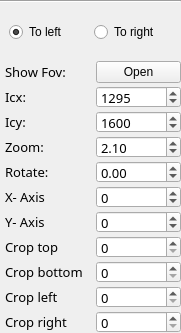
            <widget class="QWidget" name="page_image_4">
             <property name="geometry">
              <rect>
               <x>0</x>
               <y>0</y>
               <width>181</width>
               <height>333</height>
              </rect>
             </property>
             <attribute name="label">
              <string>Image 4</string>
             </attribute>
             <layout class="QVBoxLayout" name="verticalLayout_12">
              <property name="spacing">
               <number>5</number>
              </property>
              <property name="leftMargin">
               <number>0</number>
              </property>
              <property name="topMargin">
               <number>0</number>
              </property>
              <property name="rightMargin">
               <number>0</number>
              </property>
              <property name="bottomMargin">
               <number>0</number>
              </property>
              <item>
               <widget class="Line" name="line_12">
                <property name="orientation">
                 <enum>Qt::Horizontal</enum>
                </property>
               </widget>
              </item>
              <item>
               <widget class="QFrame" name="frame_radio_button_alligment_image_4">
                <layout class="QHBoxLayout" name="horizontalLayout_24">
                 <item>
                  <widget class="QRadioButton" name="radioButton_to_left_image_4">
                   <property name="text">
                    <string>To left</string>
                   </property>
                   <property name="checked">
                    <bool>true</bool>
                   </property>
                  </widget>
                 </item>
                 <item>
                  <widget class="QRadioButton" name="radioButton_to_right_image_4">
                   <property name="text">
                    <string>To right</string>
                   </property>
                  </widget>
                 </item>
                </layout>
               </widget>
              </item>
              <item>
               <layout class="QGridLayout" name="gridLayout_15">
                <property name="leftMargin">
                 <number>5</number>
                </property>
                <property name="horizontalSpacing">
                 <number>5</number>
                </property>
                <property name="verticalSpacing">
                 <number>3</number>
                </property>
                <item row="8" column="0">
                 <widget class="QLabel" name="label_119">
                  <property name="font">
                   <font>
                    <family>Sans Serif</family>
                    <pointsize>10</pointsize>
                   </font>
                  </property>
                  <property name="text">
                   <string>Crop bottom</string>
                  </property>
                 </widget>
                </item>
                <item row="1" column="1">
                 <widget class="QSpinBox" name="val_icx_image_4">
                  <property name="enabled">
                   <bool>true</bool>
                  </property>
                  <property name="minimumSize">
                   <size>
                    <width>60</width>
                    <height>0</height>
                   </size>
                  </property>
                  <property name="maximumSize">
                   <size>
                    <width>16777215</width>
                    <height>22</height>
                   </size>
                  </property>
                  <property name="font">
                   <font>
                    <family>Sans Serif</family>
                    <pointsize>10</pointsize>
                   </font>
                  </property>
                  <property name="maximum">
                   <number>4000</number>
                  </property>
                  <property name="value">
                   <number>1295</number>
                  </property>
                 </widget>
                </item>
                <item row="2" column="0">
                 <widget class="QLabel" name="label_120">
                  <property name="minimumSize">
                   <size>
                    <width>60</width>
                    <height>0</height>
                   </size>
                  </property>
                  <property name="font">
                   <font>
                    <family>Sans Serif</family>
                    <pointsize>10</pointsize>
                   </font>
                  </property>
                  <property name="text">
                   <string>Icy:</string>
                  </property>
                 </widget>
                </item>
                <item row="3" column="1">
                 <widget class="QDoubleSpinBox" name="val_zoom_image_4">
                  <property name="minimumSize">
                   <size>
                    <width>60</width>
                    <height>0</height>
                   </size>
                  </property>
                  <property name="maximumSize">
                   <size>
                    <width>16777215</width>
                    <height>22</height>
                   </size>
                  </property>
                  <property name="font">
                   <font>
                    <family>Sans Serif</family>
                    <pointsize>10</pointsize>
                   </font>
                  </property>
                  <property name="decimals">
                   <number>2</number>
                  </property>
                  <property name="minimum">
                   <double>1.000000000000000</double>
                  </property>
                  <property name="maximum">
                   <double>14.000000000000000</double>
                  </property>
                  <property name="singleStep">
                   <double>0.020000000000000</double>
                  </property>
                  <property name="value">
                   <double>2.100000000000000</double>
                  </property>
                 </widget>
                </item>
                <item row="10" column="1">
                 <widget class="QSpinBox" name="val_crop_right_image_4">
                  <property name="minimumSize">
                   <size>
                    <width>60</width>
                    <height>0</height>
                   </size>
                  </property>
                  <property name="maximumSize">
                   <size>
                    <width>16777215</width>
                    <height>22</height>
                   </size>
                  </property>
                  <property name="font">
                   <font>
                    <family>Sans Serif</family>
                    <pointsize>10</pointsize>
                   </font>
                  </property>
                  <property name="maximum">
                   <number>2500</number>
                  </property>
                  <property name="value">
                   <number>0</number>
                  </property>
                 </widget>
                </item>
                <item row="7" column="0">
                 <widget class="QLabel" name="label_121">
                  <property name="font">
                   <font>
                    <family>Sans Serif</family>
                    <pointsize>10</pointsize>
                   </font>
                  </property>
                  <property name="text">
                   <string>Crop top</string>
                  </property>
                 </widget>
                </item>
                <item row="9" column="1">
                 <widget class="QSpinBox" name="val_crop_left_image_4">
                  <property name="minimumSize">
                   <size>
                    <width>60</width>
                    <height>0</height>
                   </size>
                  </property>
                  <property name="maximumSize">
                   <size>
                    <width>16777215</width>
                    <height>22</height>
                   </size>
                  </property>
                  <property name="font">
                   <font>
                    <family>Sans Serif</family>
                    <pointsize>10</pointsize>
                   </font>
                  </property>
                  <property name="maximum">
                   <number>2500</number>
                  </property>
                  <property name="value">
                   <number>0</number>
                  </property>
                 </widget>
                </item>
                <item row="6" column="0">
                 <widget class="QLabel" name="label_122">
                  <property name="enabled">
                   <bool>true</bool>
                  </property>
                  <property name="font">
                   <font>
                    <family>Sans Serif</family>
                    <pointsize>10</pointsize>
                   </font>
                  </property>
                  <property name="text">
                   <string>Y- Axis</string>
                  </property>
                 </widget>
                </item>
                <item row="8" column="1">
                 <widget class="QSpinBox" name="val_crop_bottom_image_4">
                  <property name="minimumSize">
                   <size>
                    <width>60</width>
                    <height>0</height>
                   </size>
                  </property>
                  <property name="maximumSize">
                   <size>
                    <width>16777215</width>
                    <height>22</height>
                   </size>
                  </property>
                  <property name="font">
                   <font>
                    <family>Sans Serif</family>
                    <pointsize>10</pointsize>
                   </font>
                  </property>
                  <property name="maximum">
                   <number>2500</number>
                  </property>
                  <property name="value">
                   <number>0</number>
                  </property>
                 </widget>
                </item>
                <item row="9" column="0">
                 <widget class="QLabel" name="label_123">
                  <property name="font">
                   <font>
                    <family>Sans Serif</family>
                    <pointsize>10</pointsize>
                   </font>
                  </property>
                  <property name="text">
                   <string>Crop left</string>
                  </property>
                 </widget>
                </item>
                <item row="4" column="0">
                 <widget class="QLabel" name="label_26">
                  <property name="minimumSize">
                   <size>
                    <width>60</width>
                    <height>0</height>
                   </size>
                  </property>
                  <property name="font">
                   <font>
                    <family>Sans Serif</family>
                    <pointsize>10</pointsize>
                   </font>
                  </property>
                  <property name="text">
                   <string>Rotate: </string>
                  </property>
                 </widget>
                </item>
                <item row="5" column="0">
                 <widget class="QLabel" name="label_124">
                  <property name="enabled">
                   <bool>true</bool>
                  </property>
                  <property name="font">
                   <font>
                    <family>Sans Serif</family>
                    <pointsize>10</pointsize>
                   </font>
                  </property>
                  <property name="text">
                   <string>X- Axis</string>
                  </property>
                 </widget>
                </item>
                <item row="10" column="0">
                 <widget class="QLabel" name="label_125">
                  <property name="font">
                   <font>
                    <family>Sans Serif</family>
                    <pointsize>10</pointsize>
                   </font>
                  </property>
                  <property name="text">
                   <string>Crop right</string>
                  </property>
                 </widget>
                </item>
                <item row="3" column="0">
                 <widget class="QLabel" name="label_126">
                  <property name="minimumSize">
                   <size>
                    <width>80</width>
                    <height>0</height>
                   </size>
                  </property>
                  <property name="font">
                   <font>
                    <family>Sans Serif</family>
                    <pointsize>10</pointsize>
                   </font>
                  </property>
                  <property name="text">
                   <string>Zoom:</string>
                  </property>
                 </widget>
                </item>
                <item row="4" column="1">
                 <widget class="QDoubleSpinBox" name="val_rotate_image_4">
                  <property name="enabled">
                   <bool>true</bool>
                  </property>
                  <property name="minimumSize">
                   <size>
                    <width>50</width>
                    <height>0</height>
                   </size>
                  </property>
                  <property name="maximumSize">
                   <size>
                    <width>16777215</width>
                    <height>22</height>
                   </size>
                  </property>
                  <property name="font">
                   <font>
                    <family>Sans Serif</family>
                    <pointsize>10</pointsize>
                   </font>
                  </property>
                  <property name="minimum">
                   <double>-180.000000000000000</double>
                  </property>
                  <property name="maximum">
                   <double>180.000000000000000</double>
                  </property>
                  <property name="singleStep">
                   <double>0.100000000000000</double>
                  </property>
                 </widget>
                </item>
                <item row="2" column="1">
                 <widget class="QSpinBox" name="val_icy_image_4">
                  <property name="enabled">
                   <bool>true</bool>
                  </property>
                  <property name="minimumSize">
                   <size>
                    <width>60</width>
                    <height>0</height>
                   </size>
                  </property>
                  <property name="maximumSize">
                   <size>
                    <width>16777215</width>
                    <height>22</height>
                   </size>
                  </property>
                  <property name="font">
                   <font>
                    <family>Sans Serif</family>
                    <pointsize>10</pointsize>
                   </font>
                  </property>
                  <property name="maximum">
                   <number>4000</number>
                  </property>
                  <property name="value">
                   <number>1600</number>
                  </property>
                 </widget>
                </item>
                <item row="7" column="1">
                 <widget class="QSpinBox" name="val_crop_top_image_4">
                  <property name="minimumSize">
                   <size>
                    <width>60</width>
                    <height>0</height>
                   </size>
                  </property>
                  <property name="maximumSize">
                   <size>
                    <width>16777215</width>
                    <height>22</height>
                   </size>
                  </property>
                  <property name="font">
                   <font>
                    <family>Sans Serif</family>
                    <pointsize>10</pointsize>
                   </font>
                  </property>
                  <property name="maximum">
                   <number>2500</number>
                  </property>
                  <property name="value">
                   <number>0</number>
                  </property>
                 </widget>
                </item>
                <item row="5" column="1">
                 <widget class="QSpinBox" name="val_coordinate_x_image_4">
                  <property name="enabled">
                   <bool>true</bool>
                  </property>
                  <property name="minimumSize">
                   <size>
                    <width>50</width>
                    <height>0</height>
                   </size>
                  </property>
                  <property name="maximumSize">
                   <size>
                    <width>16777215</width>
                    <height>22</height>
                   </size>
                  </property>
                  <property name="font">
                   <font>
                    <family>Sans Serif</family>
                    <pointsize>10</pointsize>
                   </font>
                  </property>
                  <property name="minimum">
                   <number>-10000</number>
                  </property>
                  <property name="maximum">
                   <number>10000</number>
                  </property>
                  <property name="value">
                   <number>0</number>
                  </property>
                 </widget>
                </item>
                <item row="6" column="1">
                 <widget class="QSpinBox" name="val_coordinate_y_image_4">
                  <property name="enabled">
                   <bool>true</bool>
                  </property>
                  <property name="minimumSize">
                   <size>
                    <width>50</width>
                    <height>0</height>
                   </size>
                  </property>
                  <property name="maximumSize">
                   <size>
                    <width>16777215</width>
                    <height>22</height>
                   </size>
                  </property>
                  <property name="font">
                   <font>
                    <family>Sans Serif</family>
                    <pointsize>10</pointsize>
                   </font>
                  </property>
                  <property name="minimum">
                   <number>-10000</number>
                  </property>
                  <property name="maximum">
                   <number>10000</number>
                  </property>
                 </widget>
                </item>
                <item row="1" column="0">
                 <widget class="QLabel" name="label_127">
                  <property name="minimumSize">
                   <size>
                    <width>60</width>
                    <height>0</height>
                   </size>
                  </property>
                  <property name="font">
                   <font>
                    <family>Sans Serif</family>
                    <pointsize>10</pointsize>
                   </font>
                  </property>
                  <property name="text">
                   <string>Icx:</string>
                  </property>
                 </widget>
                </item>
                <item row="0" column="0">
                 <widget class="QLabel" name="label_147">
                  <property name="minimumSize">
                   <size>
                    <width>60</width>
                    <height>0</height>
                   </size>
                  </property>
                  <property name="font">
                   <font>
                    <family>Sans Serif</family>
                    <pointsize>10</pointsize>
                   </font>
                  </property>
                  <property name="text">
                   <string>Show Fov:</string>
                  </property>
                 </widget>
                </item>
                <item row="0" column="1">
                 <widget class="QPushButton" name="show_fov_image_4">
                  <property name="text">
                   <string>Open</string>
                  </property>
                 </widget>
                </item>
               </layout>
              </item>
             </layout>
            </widget>
